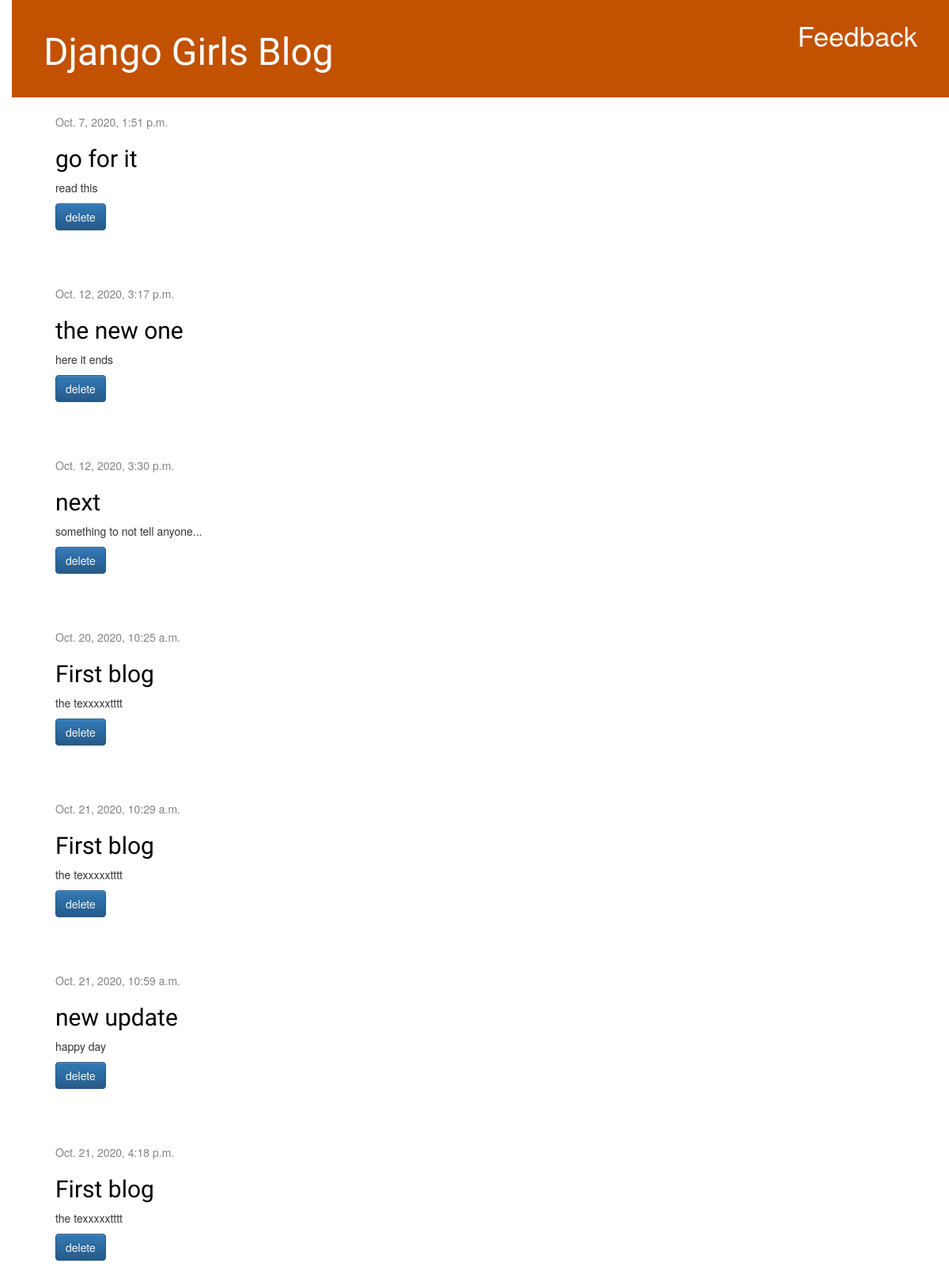
/, run on an earlier commit of the app's database.
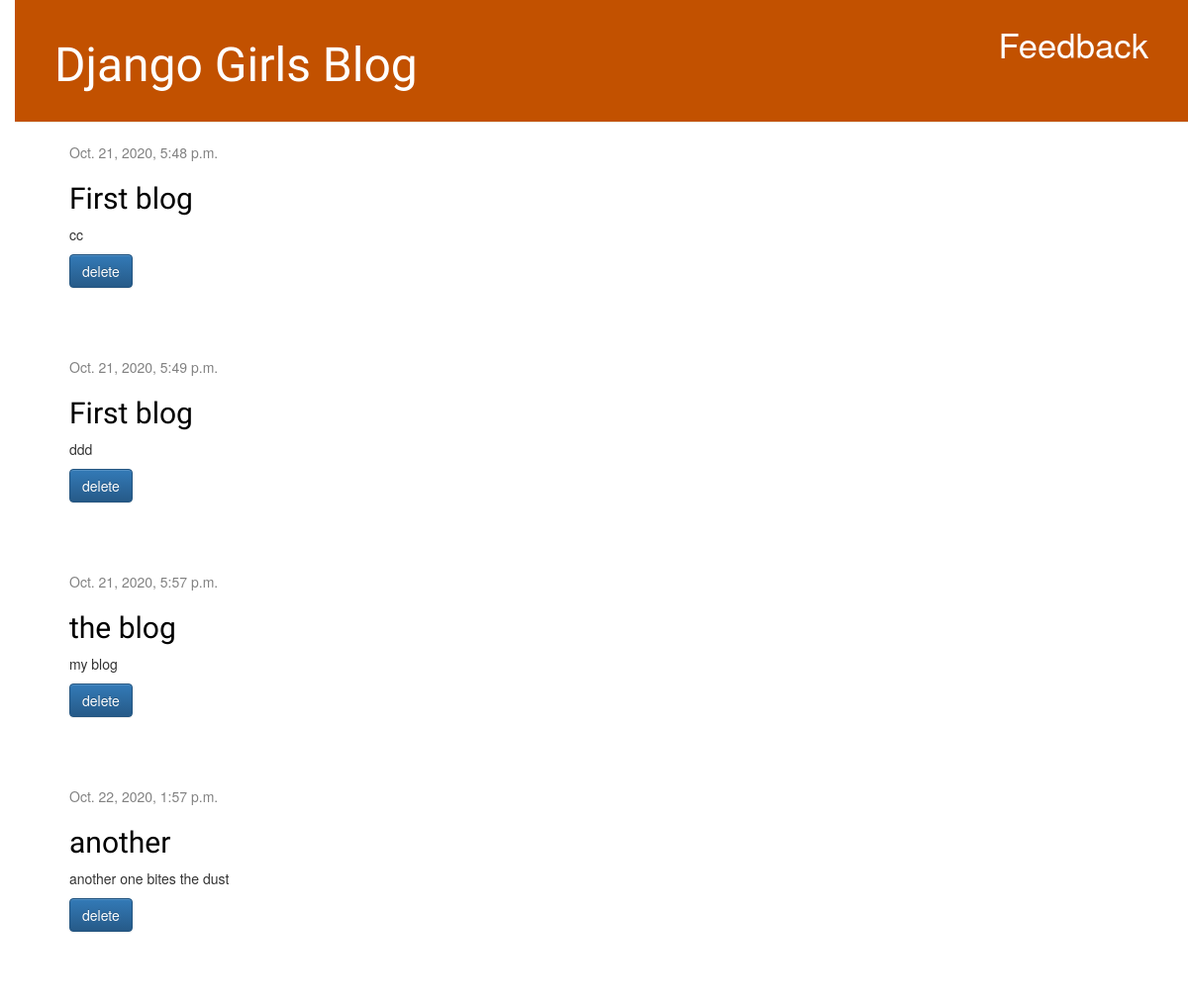
And on a later commit of the database.
### blog/models.py (models this page shows, shortened)
class Post(models.Model):
    author = models.ForeignKey(settings.AUTH_USER_MODEL, on_delete=models.CASCADE)
    title = models.CharField(max_length=200)
    text = models.TextField()
    created_date = models.DateTimeField(default=timezone.now)
    published_date = models.DateTimeField(blank=True, null=True)

### blog/views.py (the view)
# urls.py: path('', views.PostList.as_view(), name='post_list'),
class PostList(ListView):
    queryset = Post.objects.all().order_by('published_date')
    context_object_name = 'posts'
    template_name = 'blog/post_list.html'

### blog/templates/blog/post_list.html (shortened to what this page needs)
{% extends 'blog/base.html' %}
{% block content %}
    {% for post in posts %}
        <div id="{{post.pk}}" class="post">
            <div class="date">
                {{ post.published_date }}
            </div>
            <h2><a href="{% url 'post_detail' pk=post.pk %}">{{ post.title }}</a></h2>
            <p>{{ post.text|linebreaksbr }}</p>
            <button type="button" class="btn btn-primary" data-toggle="modal" data-target="#myModal">delete</button>
        </div>
    {% endfor %}
{% endblock %}

What changed in the data, as far as the page shows it:
removed Post: published_date "Oct. 7, 2020, 1:51 p.m.", title "go for it", text "read this"
removed Post: published_date "Oct. 12, 2020, 3:17 p.m.", title "the new one", text "here it ends"
removed Post: published_date "Oct. 12, 2020, 3:30 p.m.", title "next", text "something to not tell anyone..."
removed Post: published_date "Oct. 20, 2020, 10:25 a.m.", title "First blog", text "the texxxxxtttt"
removed Post: published_date "Oct. 21, 2020, 10:29 a.m.", title "First blog", text "the texxxxxtttt"
removed Post: published_date "Oct. 21, 2020, 10:59 a.m.", title "new update", text "happy day"
removed Post: published_date "Oct. 21, 2020, 4:18 p.m.", title "First blog", text "the texxxxxtttt"
added Post: published_date "Oct. 21, 2020, 5:48 p.m.", title "First blog", text "cc"
added Post: published_date "Oct. 21, 2020, 5:49 p.m.", title "First blog", text "ddd"
added Post: published_date "Oct. 21, 2020, 5:57 p.m.", title "the blog", text "my blog"
added Post: published_date "Oct. 22, 2020, 1:57 p.m.", title "another", text "another one bites the dust"
